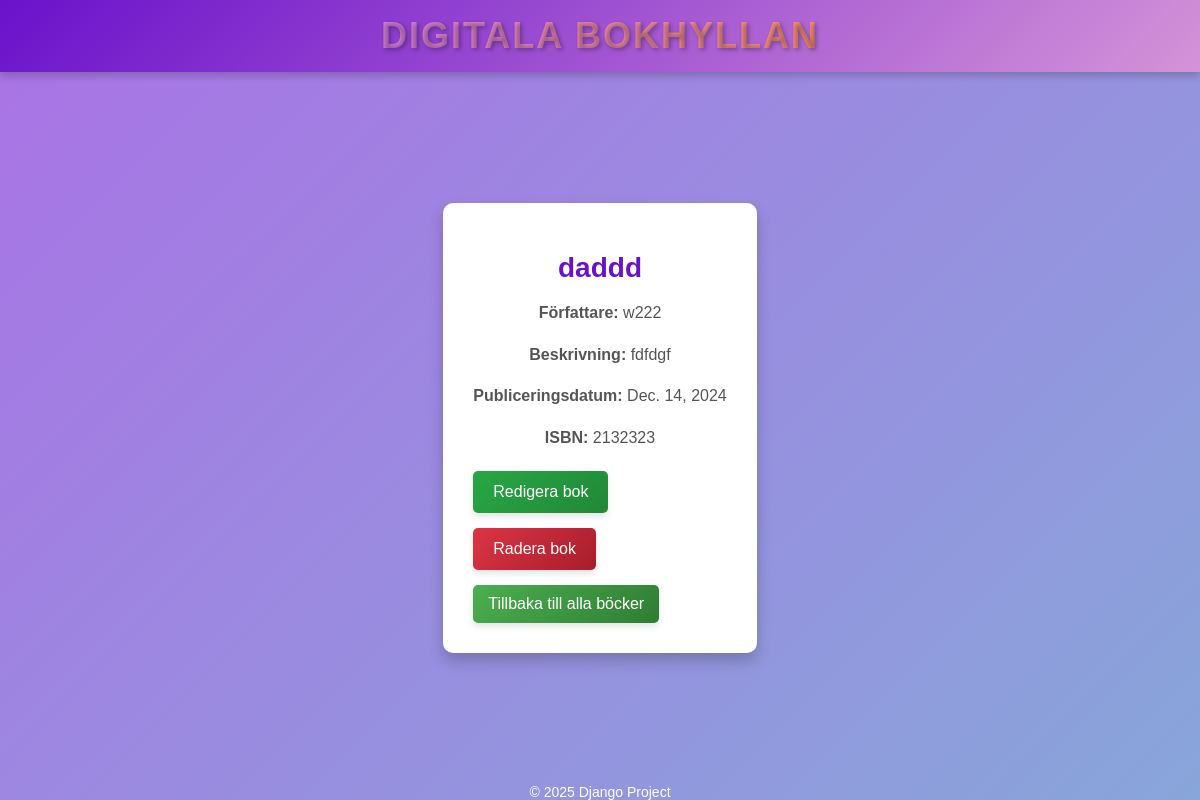
/books/2/, run on an earlier commit of the app's database.
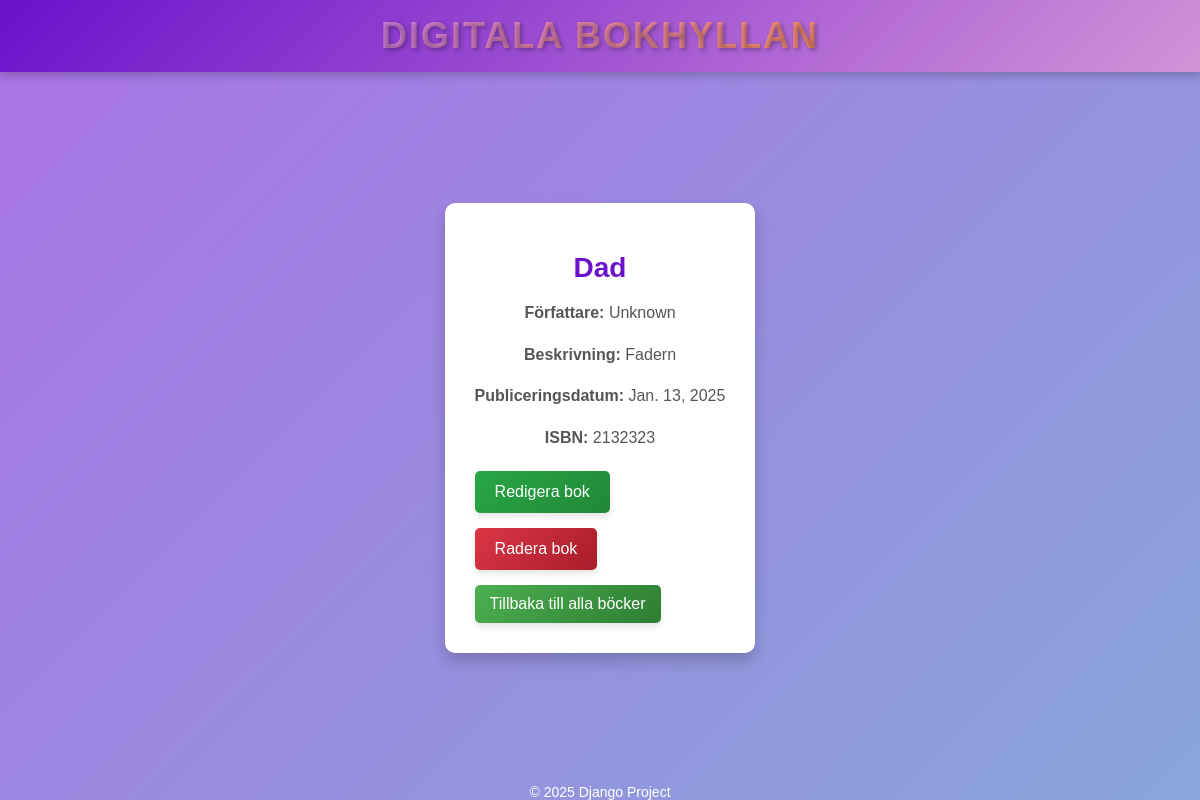
And on a later commit of the database.
### books/models.py (models this page shows, shortened)
class Book(models.Model):
    title = models.CharField(max_length=200)
    author = models.CharField(max_length=100)
    description = models.TextField(blank=True, null=True)
    published_date = models.DateField()
    isbn = models.CharField(max_length=13, unique=True)
    created_at = models.DateTimeField(auto_now_add=True)
    updated_at = models.DateTimeField(auto_now=True)

### books/views.py (the view)
# urls.py: path('books/<int:pk>/', book_detail, name='book-detail'),  # Visa detaljer om en bok
def book_detail(request, pk):
    book = get_object_or_404(Book, pk=pk)  # Hämta boken eller visa 404
    return render(request, 'books/book_detail.html', {'book': book})

### books/templates/books/book_detail.html (shortened to what this page needs)
{% extends 'books/base.html' %}
{% block content %}
<div class="container book-detail-container">
    <h1 class="main-title">{{ book.title }}</h1>
    <div class="description">
        <p><strong>Författare:</strong> {{ book.author }}</p>
        <p><strong>Beskrivning:</strong> {{ book.description }}</p>
        <p><strong>Publiceringsdatum:</strong> {{ book.published_date }}</p>
        <p><strong>ISBN:</strong> {{ book.isbn }}</p>
    </div>
    <div class="button-group">
        <a href="{% url 'edit-book' pk=book.id %}" class="btn edit-btn">Redigera bok</a>
        <form action="{% url 'delete-book' pk=book.id %}" method="post" style="display: inline;">
            <button type="submit" class="btn delete-btn" onclick="return confirm('Är du säker på att du vill radera denna bok?')">Radera bok</button>
        </form>
        <a href="{% url 'book-list' %}" class="btn home-btn">Tillbaka till alla böcker</a>
    </div>
</div>
{% endblock %}

What changed in the data, as far as the page shows it:
changed Book: title "daddd" → "Dad"; author "w222" → "Unknown"; description "fdfdgf" → "Fadern"; published_date "Dec. 14, 2024" → "Jan. 13, 2025"
